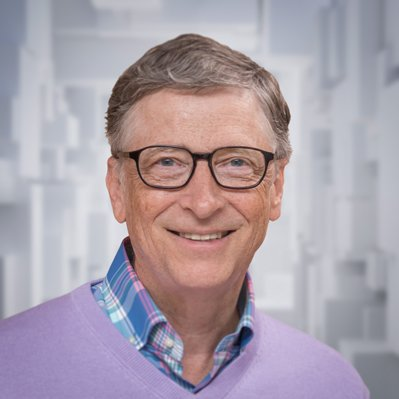
#> input picture OpenCV/images/bill.jpg, 399 x 399 px
$ python CannyEdgeDetection.py
#> lines starting #> are read from the running program, lines starting #| are printed output that depends on the picture; after the words box and inside, x2 and y2 are one past the last pixel; in counts of white or black regions, pixels touching at a corner belong together
import cv2


# step 1 . read an image with gray scale mode
image = cv2.imread("./images/bill.jpg", cv2.IMREAD_GRAYSCALE)
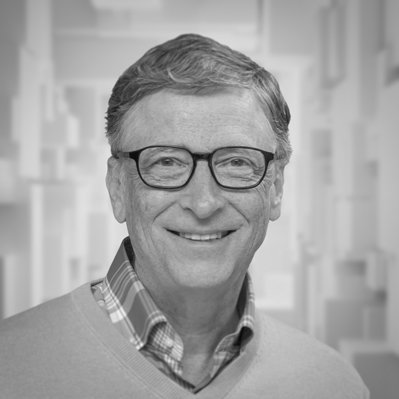
#> image: shape (399, 399); min 5, max 245, mean 163.9

# step 2 apply gaussian blur filter with kernel size 5X5
blurred = cv2.GaussianBlur(image, (5, 5), 0)

# use Canny function with lower and upper thresh hold
edges = cv2.Canny(blurred, 70, 210)
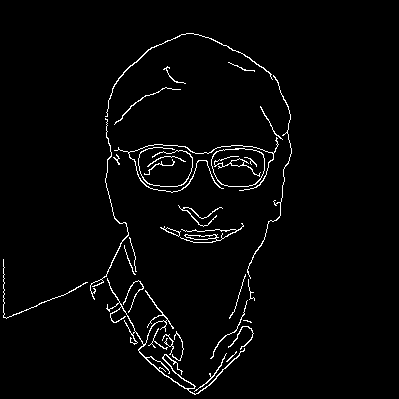
#> edges: shape (399, 399); 2.5% white in thin lines or dots, all inside (x1, y1, x2, y2) = (3, 33, 292, 395)
cv2.imshow("Edge Detection", edges);
cv2.waitKey(0)
cv2.destroyAllWindows()
